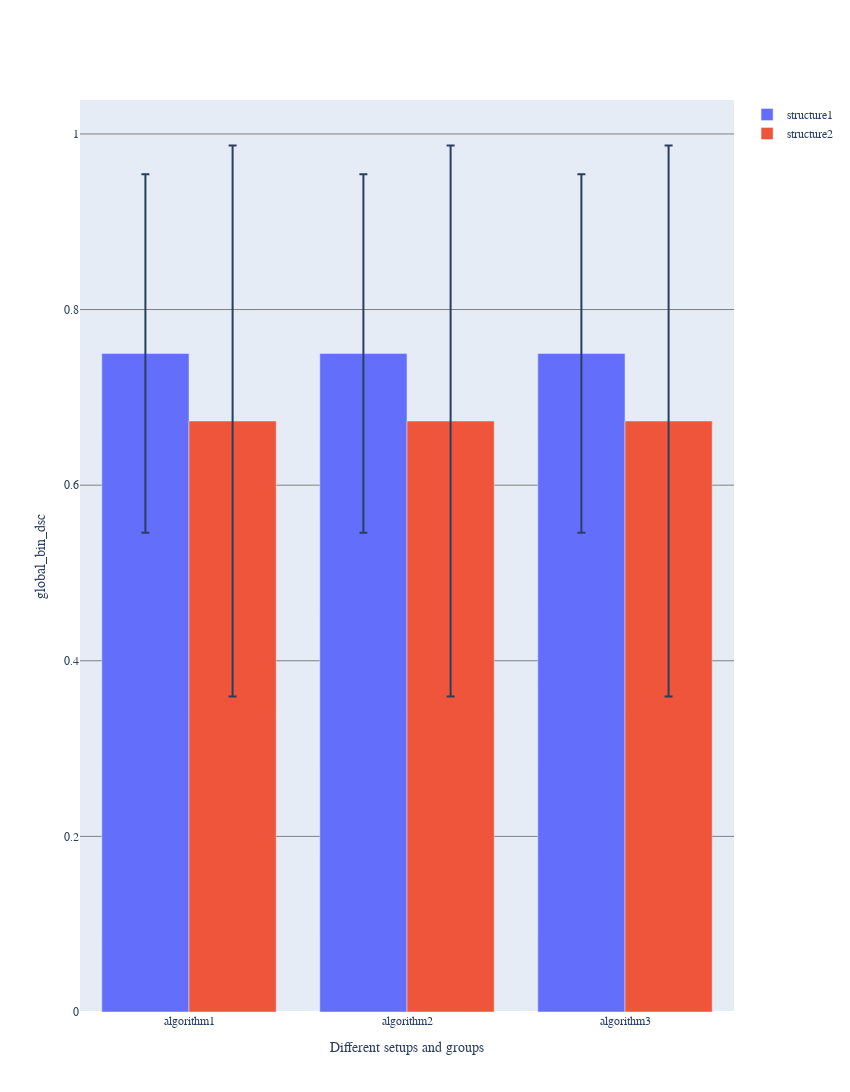

Here is the notebook cell this chart was saved with:
### Code cell
# We can also make plots over multiple statistics objects (usually reflecting different algorithms/predictors)
from panoptica.panoptica_statistics import make_curve_over_setups

# we simulate this by multiplying our statistics object
make_curve_over_setups(
    statistics_dict={
        "algorithm1": statistics_obj,
        "algorithm2": statistics_obj,
        "algorithm3": statistics_obj,
    },
    metric="global_bin_dsc",
)
# of course, as we use the same statistic object multiple times, each pair of bars is identical

### Figure 1 — Plotly figure (JSON) as saved in the notebook; plotly's stock layout.template omitted (floating-point values rounded to 4 significant figures)
{"data": [{"error_y": {"array": [0.2041, 0.2041, 0.2041], "type": "data"}, "name": "structure1", "type": "bar", "x": ["algorithm1", "algorithm2", "algorithm3"], "y": [0.75, 0.75, 0.75]}, {"error_y": {"array": [0.3136, 0.3136, 0.3136], "type": "data"}, "name": "structure2", "type": "bar", "x": ["algorithm1", "algorithm2", "algorithm3"], "y": [0.6731, 0.6731, 0.6731]}], "layout": {"autosize": false, "barmode": "group", "font": {"family": "Arial"}, "height": 1200, "showlegend": true, "title": {"text": ""}, "width": 850, "xaxis": {"title": {"text": "Different setups and groups"}}, "yaxis": {"gridcolor": "gray", "gridwidth": 1, "showgrid": true, "title": {"text": "global_bin_dsc"}}}}
